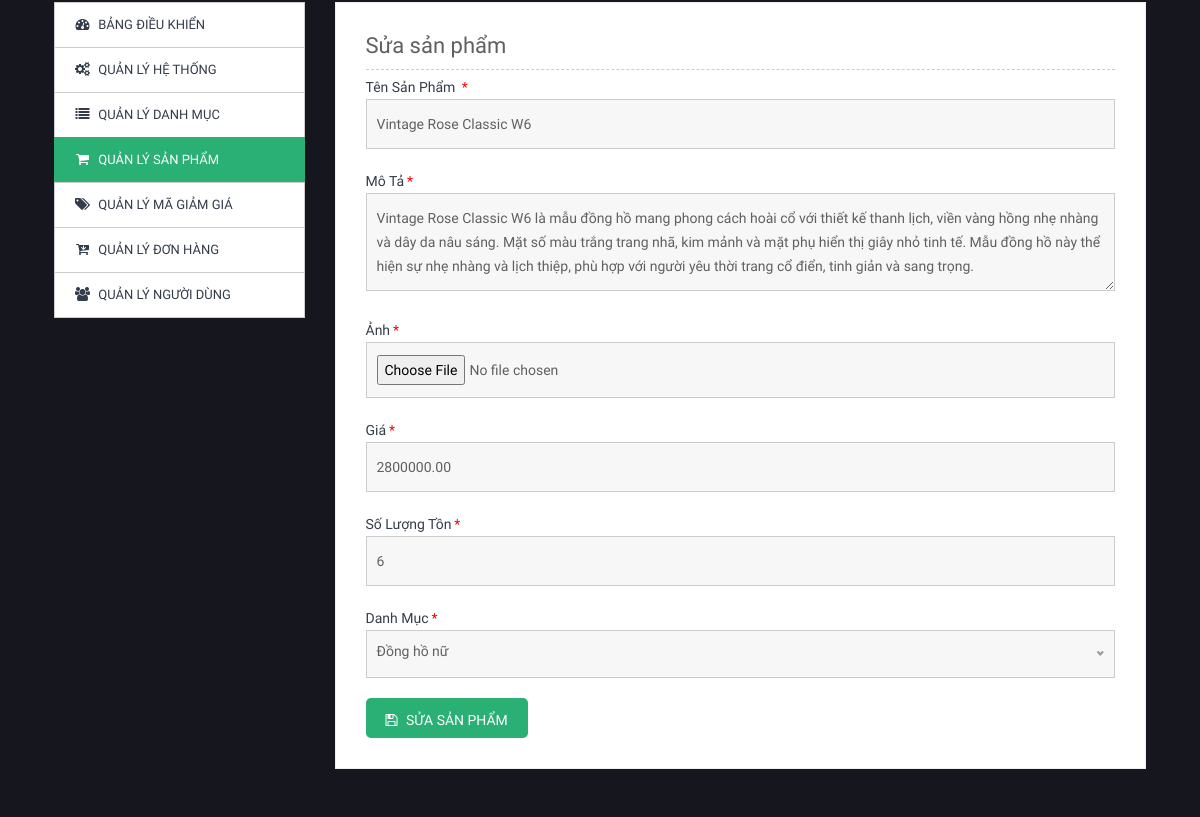
/admin/product/edit/35 (signed in, middle part), run on an earlier commit of the app's database.
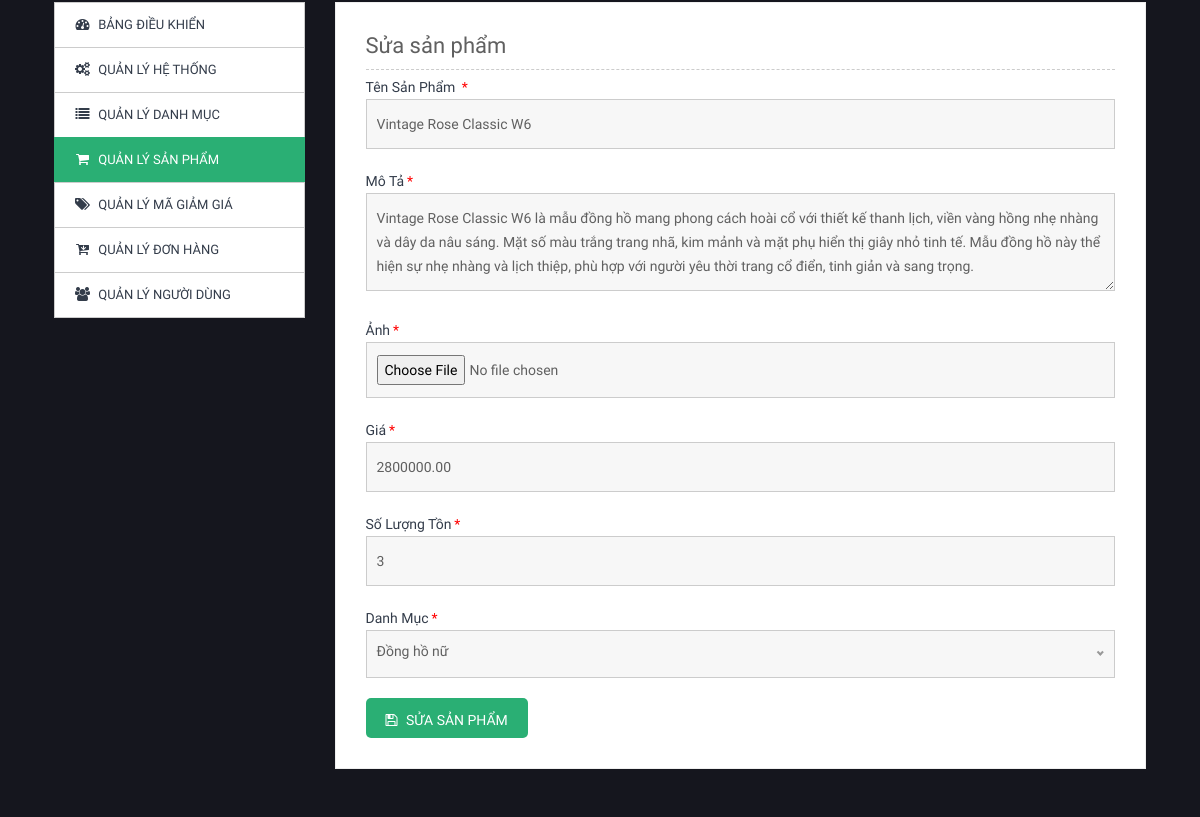
And on a later commit of the database.
### tables this page shows
CREATE TABLE `products` (
  `id` int(11) NOT NULL,
  `name` varchar(255) NOT NULL,
  `slug` varchar(255) NOT NULL,
  `description` text DEFAULT NULL,
  `image` varchar(255) DEFAULT NULL,
  `price` decimal(10,2) DEFAULT 0.00,
  `stock` int(11) NOT NULL,
  `category_id` int(11) NOT NULL,
  `status` tinyint(1) DEFAULT 1,
  `created_at` timestamp NOT NULL DEFAULT current_timestamp(),
  `updated_at` timestamp NOT NULL DEFAULT current_timestamp() ON UPDATE current_timestamp()
);

### app/controllers/admin/ProductController.php (called while the page is built, shortened)
<?php
class ProductController extends BaseController
{
    public function edit($id)
    {
        $productM = new Product();
        $productM->setId($id);
        $data['dproduct'] = $productM->getProductById();
        $categoryM = new Category();
        $data['list_category'] = $categoryM->getAll();
        $this->view('admin/product/edit', $data);
    }
}

### public/index.php (called while the page is built, shortened)
<?php
$app = new Router();
$app->run();

### app/core/Model.php (called while the page is built, shortened)
<?php
abstract class Model
{
    public function __construct()
    {
        $this->db = Database::getInstance();
    }
}

### app/core/Database.php (called while the page is built, shortened)
<?php
class Database
{
    private static $instance = null;
    private function __construct()
    {
        $config = require_once __DIR__ . '/../config/config.php';
        $host = $config['database']['host'];
        $user = $config['database']['user'];
        $pass = $config['database']['pass'];
        $dbname = $config['database']['dbname'];
        $this->conn = new mysqli($host, $user, $pass, $dbname);
    }
    public static function getInstance()
    {
        if (self::$instance === null) {
            self::$instance = new Database();
        }
        return self::$instance->conn;
    }
}

### app/config/config.php (called while the page is built)
<?php
return [
    'database' => [
        'host' => 'localhost',
        'user' => 'root',
        'pass' => '',
        'dbname' => 'ruiz-watch',
        'charset' => 'utf8'
    ],
    'smtp' => [
        'host' => 'smtp.gmail.com',
        'username' => 'typo7201@gmail.com',
        'password' => 'fvzahalcvmwimkxv',
        'encryption' => 'tls',
        'port' => 587,
        'from_email' => 'typo7201@gmail.com',
        'from_name' => 'Xdoop Store'
    ],
    'site' => [
        'url' => 'https://xdoop.com'
    ]
];

### app/models/Product.php (called while the page is built, shortened)
<?php
class Product extends Model
{
    private $id;
    public function getId()
    {
        return $this->id;
    }
    public function setId($id)
    {
        $this->id = $id;
    }
    public function getProductById()
    {
        $stmt = $this->db->prepare("SELECT * FROM products WHERE id = ?");
        $stmt->bind_param("i", $this->getId());
        $stmt->execute();
        return $stmt->get_result()->fetch_assoc();
    }
}

### app/views/admin/product/edit.php (the view, shortened to what the changed rows need)
<?php
require_once __DIR__ . '/../../layouts/header.php';
?>
<main>
    <div class="my-account-wrapper pt-50 pb-50 pt-sm-50 pb-sm-50">
        <div class="container">
            <div class="row">
                <div class="col-lg-12">
                    <div class="myaccount-page-wrapper">
                        <div class="row">
                            <?php require_once __DIR__ . '/../components/tab.php'; ?>
                            <div class="col-lg-9 col-md-8">
                                <div class="myaccount-content">
                                    <h3>Sửa sản phẩm</h3>
                                    <div class="account-details-form">
                                        <form method="post" action="/admin/product/edit/<?= $dproduct['id'] ?>" enctype="multipart/form-data">
                                            <div class="single-input-item">
                                                <label for="name" class="required">Tên sản phẩm </label>
                                                <input type="text" name="name" placeholder="Tên sản phẩm" value="<?= $dproduct['name'] ?>" required />
                                            </div>
                                            <div class="single-input-item">
                                                <label for="description" class="required">Mô tả</label>
                                                <textarea name="description" rows="3" placeholder="Mô tả" required><?= $dproduct['description'] ?></textarea>
                                            </div>
                                            <div class="single-input-item">
                                                <label for="image" class="required">Ảnh</label>
                                                <input type="file" name="image" placeholder="Ảnh" />
                                            </div>
                                            <div class="single-input-item">
                                                <label for="price" class="required">Giá</label>
                                                <input type="number" name="price" placeholder="Giá" value="<?= $dproduct['price'] ?>" required />
                                            </div>
                                            <div class="single-input-item">
                                                <label for="stock" class="required">Số lượng tồn</label>
                                                <input type="number" name="stock" placeholder="Số lượng tồn" value="<?= $dproduct['stock'] ?>" required />
                                            </div>
                                            <div class="single-input-item">
                                                <label for="category_id" class="required">Danh mục</label>
                                            </div>
                                            <div class="row">
                                                <div class="col-lg-12">
                                                    <div class="single-input-item">
                                                        <button class="check-btn sqr-btn" type="submit" name="edit"><i class="fa fa-save"></i> Sửa sản phẩm</button>
                                                    </div>
                                                </div>
                                            </div>
                                        </form>
                                    </div>
                                </div>
                            </div>
                        </div>
                    </div>
                </div>
            </div>
        </div>
    </div>
</main>
<?php require_once __DIR__ . '/../../layouts/footer.php'; ?>

What changed in the data, as far as the page shows it:
changed products "Vintage Rose Classic W6": stock "6" → "3"
